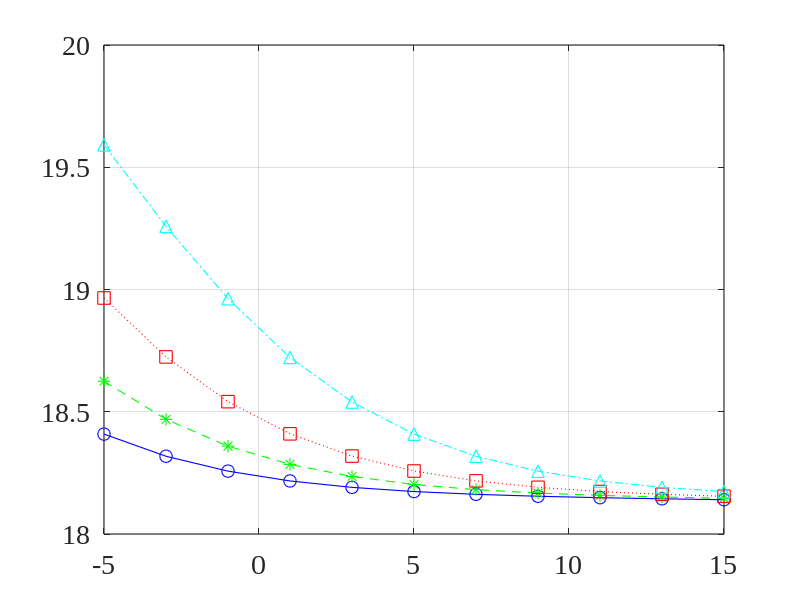
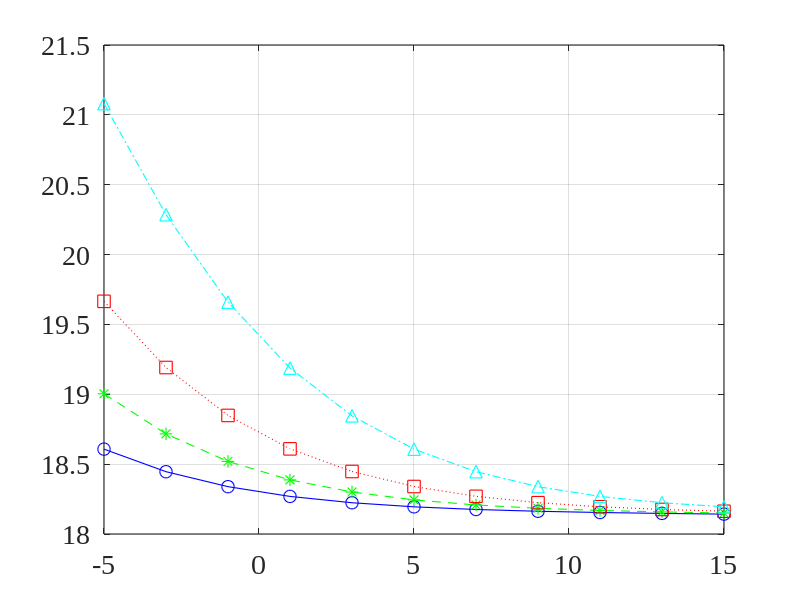
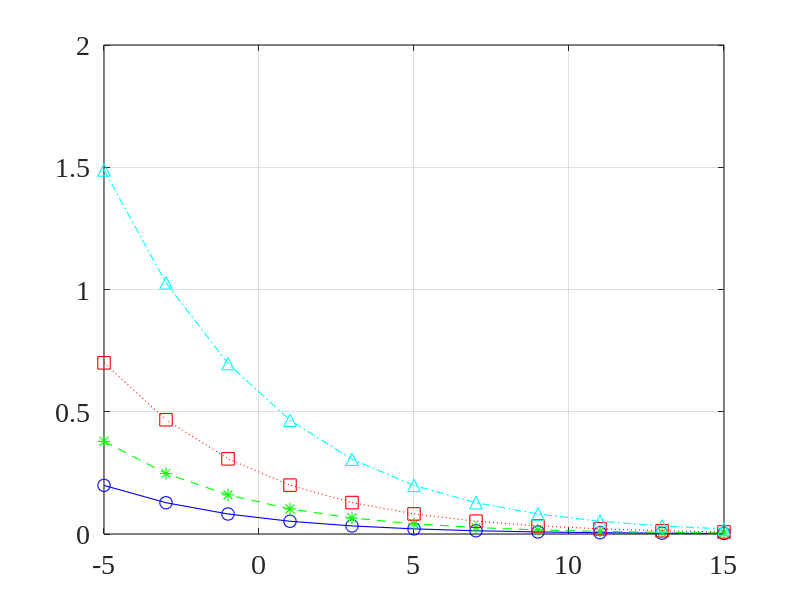
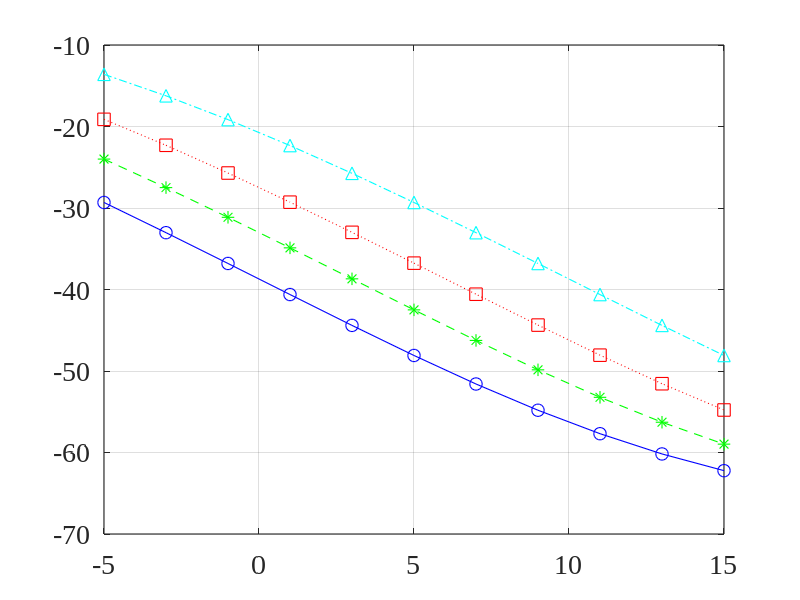

The MATLAB source for these figures, in order:
close all; clc; clear all;
linewd = 0.8;
hcfontsize = 20;
MarkerSize=9;

P=20;
Lh=30;
beta=0.1; % sigma_w^2/sigma_u^2
alpha=0.8;
theta_d=0/180*pi;
theta_n=90/180*pi;
c=340; % voice velocity
fs=8e3;
delta=0.03;

L=2*P+Lh;
[jj,ii]=meshgrid(1:L,1:Lh);

M=10;
mu_values=[0.5 1 2 5]; 
[t1,t2]=meshgrid(1:L,1:L);
Rx=alpha.^(abs(t1-t2));

iSNR_db_values=-5:2:15;  
Gain_dB_values=zeros(length(iSNR_db_values),length(mu_values));
xi_n_dB_values=zeros(length(iSNR_db_values),length(mu_values));
xi_d_dB_values=zeros(length(iSNR_db_values),length(mu_values));
nu_dB_values=zeros(length(iSNR_db_values),length(mu_values));

Rvw=beta*eye(Lh*M);
Rvi=kron(ones(M),eye(Lh));
Rv0=Rvi+Rvw;

G_theta_d=zeros(M*Lh,L);
for m=1:M
    Gm_theta_d=sinc(-P-Lh+1-ii+jj-fs*(m-1)*delta/c*cos(theta_d));
    G_theta_d(((m-1)*Lh+1):(m*Lh),:)=Gm_theta_d;
end
diag_GG=diag(G_theta_d'*G_theta_d);
idx_max=find(diag_GG==max(diag_GG),1);
i_ell=zeros(L,1);
i_ell(idx_max)=1;

for idxM=1:length(mu_values)
    mu=mu_values(idxM);
    for idxS=1:length(iSNR_db_values)
        iSNR_dB=iSNR_db_values(idxS);
        iSNR=10^(iSNR_dB/10);
        
        sigma_i2=Rx(1,1)/Rv0(1,1)/iSNR;
        Rv_bar=sigma_i2*Rv0;
        
        h=pinv(Rv_bar)*G_theta_d*pinv(mu*pinv(Rx)+G_theta_d'*pinv(Rv_bar)*G_theta_d)*i_ell;

        oSNR=(h'*G_theta_d*Rx*G_theta_d'*h)/(h'*Rv_bar*h);
        oSNR_dB=10*log10(oSNR);
        Gain_dB_values(idxS,idxM)=oSNR_dB-iSNR_dB;
        
        xi_n=Rv_bar(1,1)/(h'*Rv_bar*h);
        xi_n_dB_values(idxS,idxM)=10*log10(xi_n);
        
        xi_d=Rx(1,1)/(h'*G_theta_d*Rx*G_theta_d'*h);
        xi_d_dB_values(idxS,idxM)=10*log10(xi_d);
        
        nu=(G_theta_d'*h-i_ell)'*Rx*(G_theta_d'*h-i_ell)/Rx(1,1);
        nu_dB_values(idxS,idxM)=10*log10(nu);
    end
end

figure
plot(iSNR_db_values,Gain_dB_values(:,1),'-bo','linewidth',linewd, 'MarkerSize',MarkerSize);
hold on
plot(iSNR_db_values,Gain_dB_values(:,2),'--g*','linewidth',linewd, 'MarkerSize',MarkerSize);
plot(iSNR_db_values,Gain_dB_values(:,3),':rs','linewidth',linewd, 'MarkerSize',MarkerSize);
plot(iSNR_db_values,Gain_dB_values(:,4),'-.c^','linewidth',linewd, 'MarkerSize',MarkerSize);
hold off
set(gca, 'Color', [1, 1, 1]); 
set(gca, 'FontName', 'Times New Roman');
set(gca, 'FontSize', hcfontsize);
set(gca, 'LineWidth', linewd); 
box on; grid on;

figure
plot(iSNR_db_values,xi_n_dB_values(:,1),'-bo','linewidth',linewd, 'MarkerSize',MarkerSize);
hold on
plot(iSNR_db_values,xi_n_dB_values(:,2),'--g*','linewidth',linewd, 'MarkerSize',MarkerSize);
plot(iSNR_db_values,xi_n_dB_values(:,3),':rs','linewidth',linewd, 'MarkerSize',MarkerSize);
plot(iSNR_db_values,xi_n_dB_values(:,4),'-.c^','linewidth',linewd, 'MarkerSize',MarkerSize);
hold off
set(gca, 'Color', [1, 1, 1]); 
set(gca, 'FontName', 'Times New Roman');
set(gca, 'FontSize', hcfontsize);
set(gca, 'LineWidth', linewd); 
box on; grid on;

figure
plot(iSNR_db_values,xi_d_dB_values(:,1),'-bo','linewidth',linewd, 'MarkerSize',MarkerSize);
hold on
plot(iSNR_db_values,xi_d_dB_values(:,2),'--g*','linewidth',linewd, 'MarkerSize',MarkerSize);
plot(iSNR_db_values,xi_d_dB_values(:,3),':rs','linewidth',linewd, 'MarkerSize',MarkerSize);
plot(iSNR_db_values,xi_d_dB_values(:,4),'-.c^','linewidth',linewd, 'MarkerSize',MarkerSize);
hold off
set(gca, 'Color', [1, 1, 1]); 
set(gca, 'FontName', 'Times New Roman');
set(gca, 'FontSize', hcfontsize);
set(gca, 'LineWidth', linewd); 
box on; grid on;

figure
plot(iSNR_db_values,nu_dB_values(:,1),'-bo','linewidth',linewd, 'MarkerSize',MarkerSize);
hold on
plot(iSNR_db_values,nu_dB_values(:,2),'--g*','linewidth',linewd, 'MarkerSize',MarkerSize);
plot(iSNR_db_values,nu_dB_values(:,3),':rs','linewidth',linewd, 'MarkerSize',MarkerSize);
plot(iSNR_db_values,nu_dB_values(:,4),'-.c^','linewidth',linewd, 'MarkerSize',MarkerSize);
hold off
set(gca, 'Color', [1, 1, 1]); 
set(gca, 'FontName', 'Times New Roman');
set(gca, 'FontSize', hcfontsize);
set(gca, 'LineWidth', linewd); 
box on; grid on;

